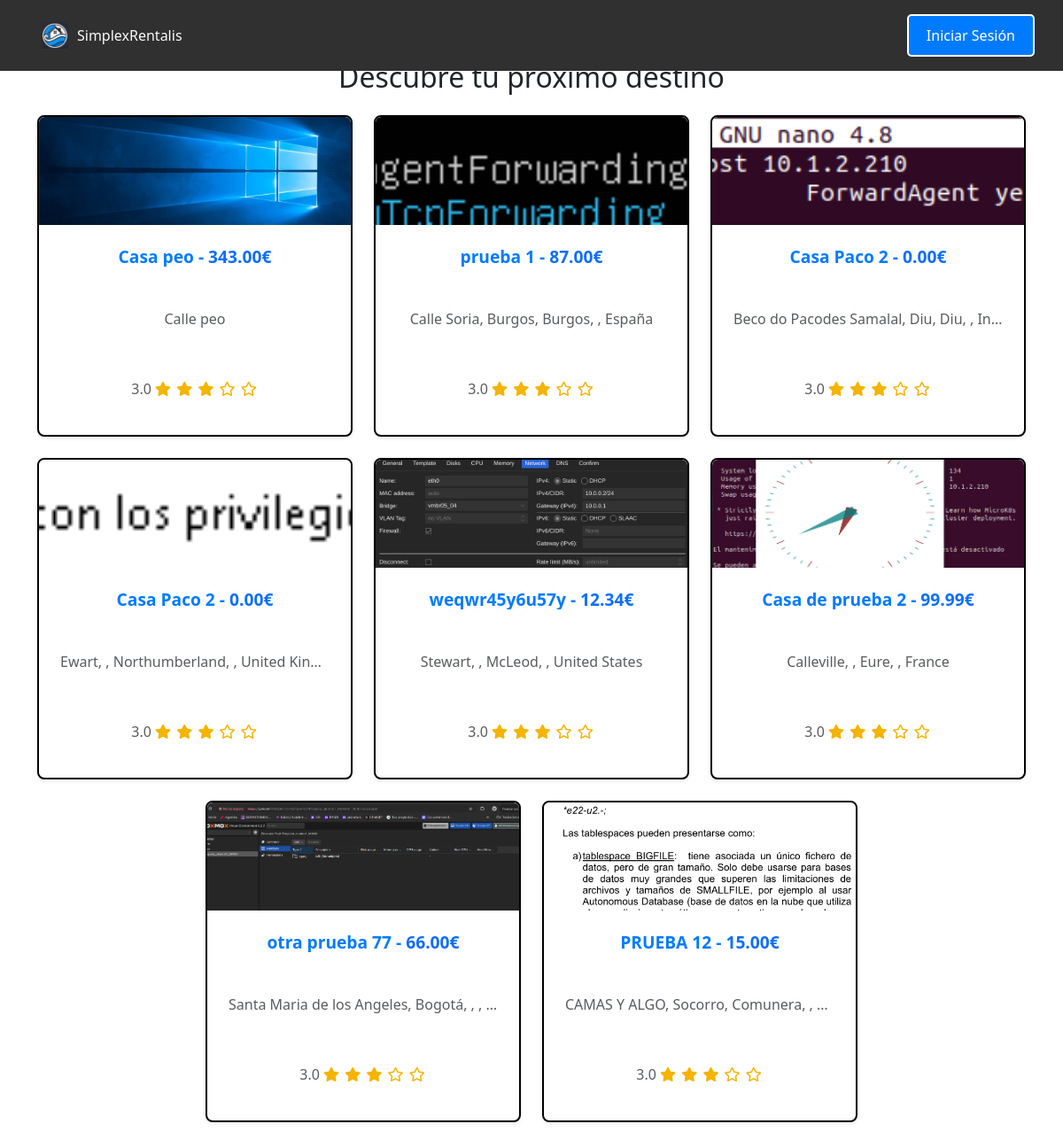
Page /propiedades/ on the committed database.
### SimplexRentalisAPP/models.py (models this page shows, shortened)
class Propiedades(models.Model):
    id = models.AutoField(primary_key=True)
    nombre = models.CharField(max_length=100, blank=False, null=False)
    descripcion = models.TextField(max_length=3000, blank=True, null=True)
    direccion = models.CharField(max_length=300, blank=False, null=False)
    precio_noche = MoneyField(max_digits=10, decimal_places=2, blank=False, null=False, default_currency='EUR')
    propietario = models.ForeignKey('User', on_delete=models.CASCADE, related_name='propiedades', blank=False, null=False)
    calificacion = models.DecimalField(
        default=3.0,
        blank=False,
        null=False,
        max_digits=3,
        validators=[MinValueValidator(1), MaxValueValidator(5)],
        decimal_places=1
    )
    permite_mascotas = models.BooleanField(default=False)
    en_mantenimiento = models.BooleanField(default=False)
    capacidad_maxima = models.IntegerField(default=1, blank=False, null=False)
    cantidad_banos = models.IntegerField(default=1, blank=False, null=False)
    cantidad_dormitorios = models.IntegerField(default=1, blank=False, null=False)
    galeria = models.ForeignKey('Galeria', on_delete=models.CASCADE, related_name='propiedades_galeria', blank=True, null=True)
    class Meta:
        constraints = [
            models.UniqueConstraint(fields=['direccion', 'propietario'], name='unique_direccion_propietario')
        ]

### SimplexRentalisAPP/views.py (the view)
# urls.py: path('propiedades/', views.propiedades, name='propiedades'),
def propiedades(request):
    propiedades = Propiedades.objects.prefetch_related('gallery_images').filter(en_mantenimiento=False)
    for propiedad in propiedades:
        portada = propiedad.gallery_images.filter(portada=True).order_by('id').first()
        if not portada:
            portada = propiedad.gallery_images.order_by('id').first()
        propiedad.portada = portada.imagen.url if portada else "/static/images/default_property.jpg"
    return render(request, 'SimplexRentalisAPP/propiedades_list.html', {'propiedades': propiedades})

### SimplexRentalisAPP/templates/SimplexRentalisAPP/propiedades_list.html (shortened to what this page needs)
{% extends 'base.html' %}
{% load static %}
{% block content %}
<div class="container mt-5">
    <div class="position-relative mb-4">
        <h2 class="text-center m-0">Descubre tu próximo destino</h2>
    </div>
    <div class="row justify-content-center">
        {% if propiedades %}
            {% for propiedad in propiedades %}
            <div class="col-12 col-md-6 col-lg-4 mb-4 d-flex align-items-stretch">
                <div class="propiedad-card-wrapper position-relative">
                    <a href="{% url 'propiedad_detallada' propiedad.pk %}" class="text-decoration-none">
                        <div class="card propiedad-card shadow-sm rounded-3 overflow-hidden" style="height: 100%; display: flex; flex-direction: column;">
                            <div class="card-image" style="height: 200px; overflow: hidden;">
                                {% if propiedad.portada %}
                                    <img src="{{ propiedad.portada }}" class="img-fluid rounded-top" alt="Imagen de {{ propiedad.nombre }}" style="width: 100%; height: 100%; object-fit: cover;">
                                {% else %}
                                    <div class="no-imagen d-flex justify-content-center align-items-center bg-light" style="height: 100%;">
                                        <p class="text-muted">No hay imagen disponible.</p>
                                    </div>
                                {% endif %}
                            </div>
                            <div class="card-body p-4" style="flex-grow: 1;">
                                <h5 class="card-title text-truncate">{{ propiedad.nombre }} - <span class="text-primary">{{ propiedad.precio_noche }}€</span></h5>
                                <p class="card-text text-muted text-truncate">{{ propiedad.direccion }}</p>
                                <p class="text-muted">{{ propiedad.calificacion|default:"-" }}
                                    <span class="stars">
                                        {% for i in "12345" %}
                                            {% if forloop.counter <= propiedad.calificacion %}
                                                <i class="fas fa-star"></i>
                                            {% else %}
                                                <i class="far fa-star"></i>
                                            {% endif %}
                                        {% endfor %}
                                    </span>
                                </p>
                            </div>
                        </div>
                    </a>
                </div>
            </div>
            {% endfor %}
        {% else %}
            <p class="text-center text-muted">No tienes propiedades registradas.</p>
        {% endif %}
    </div>
</div>
{% endblock %}

### SimplexRentalisAPP/templates/base.html (shortened to what this page needs)
<!DOCTYPE html>
<html lang="es">
<head>
  {% load static %}
  <link href="https://cdn.jsdelivr.net/npm/bootstrap@5.3.0-alpha3/dist/css/bootstrap.min.css" rel="stylesheet">
  <link rel="stylesheet" href="{% static 'css/style.css' %}">
  <link rel="stylesheet" href="https://cdnjs.cloudflare.com/ajax/libs/font-awesome/5.15.4/css/all.min.css">
</head>
<body>
  <div class="navbar">
    <div class="container-fluid d-flex justify-content-between align-items-center">
      <div class="d-flex align-items-center">
        <a href="/" class="menu-item text-light d-flex align-items-center me-3">
          <img src="{% static 'defaults/logo.png' %}" alt="Logo" style="width: 30px; height: 30px; margin-right: 10px;">
          SimplexRentalis
        </a>
      </div>
      <div class="d-flex align-items-center">
        <div id="userMenu" class="position-relative">
          {% if user.is_authenticated %}
            <a href="#" class="d-flex align-items-center" id="userDropdown" data-bs-toggle="dropdown" aria-expanded="false">
              {% if user.avatar %}
                <img src="{{ user.avatar.url }}" alt="Avatar" class="rounded-circle" style="width: 30px; height: 30px; margin-right: 10px;">
              {% else %}
                <img src="/media/defaults/default_avatar.png" alt="Avatar" class="rounded-circle" style="width: 30px; height: 30px; margin-right: 10px;">
              {% endif %}
              <span class="text-light">{{ user.username }}</span>
            </a>
            <ul class="dropdown-menu dropdown-menu-end" aria-labelledby="userDropdown">
              <li><a class="dropdown-item" href="{% url 'settings' %}">Configuración de la cuenta</a></li>
              <li><a class="dropdown-item" href="{% url 'logout' %}">Cerrar sesión</a></li>
            </ul>
          {% else %}
            <button class="btn btn-outline-light btn-login" data-bs-toggle="modal" data-bs-target="#loginModal">Iniciar Sesión</button>
          {% endif %}
        </div>
      </div>
    </div>
  </div>
  <div id="main-content">
    {% block content %}
    {% endblock %}
  </div>

### static/css/style.css (style rules this page uses)
.menu-item { padding: 15px; color: white; text-align: left; text-decoration: none; display: block; white-space: nowrap; }
.navbar { position: fixed; top: 0; left: 0; width: 100%; background-color: #303030; color: white; z-index: 900; padding: 10px 20px; }
.navbar .btn-login { color: white; border: 2px solid white; }
.navbar .container-fluid { display: flex; justify-content: flex-end; }
#main-content { margin-left: 60px; margin-top: 60px; padding: 20px; }
.propiedad-card { display: flex; flex-direction: column; border: 1px solid #ddd; border-radius: 5px; overflow: hidden; transition: box-shadow 0.3s; background-color: #ffffff; text-align: center; height: 100%; }
.col-12.col-md-6.col-lg-4 { display: flex; flex-direction: column; }
.row.justify-content-center { display: flex; justify-content: center; }
#main-content { max-width: 1200px; margin: auto; padding: 20px; }
.btn { background-color: #007bff; color: white; padding: 10px 20px; border-radius: 5px; text-decoration: none; }
.d-flex { display: flex; align-items: center; }
.d-flex .btn { flex-shrink: 0; }
.propiedad-card { display: block; border: 1px solid #ddd; border-radius: 10px; overflow: hidden; transition: box-shadow 0.3s, transform 0.3s ease-in-out; background-color: #ffffff; text-align: center; height: 100%; }
.card-body { padding: 20px; color: #333; flex-grow: 1; display: flex; flex-direction: column; justify-content: space-between; }
.card-title { font-size: 1.2rem; font-weight: bold; color: #007bff; }
.card-text { color: #666; font-size: 0.9rem; }
.card-image { height: 200px; overflow: hidden; }
.card-image img { width: 100%; height: 100%; object-fit: cover; }
.text-truncate { white-space: nowrap; overflow: hidden; text-overflow: ellipsis; }
.stars { color: #f0ad4e; }
.stars .fa-star, .stars .fa-star-half-alt, .stars .far.fa-star { margin-right: 2px; }
.propiedad-card-wrapper { position: relative; }
.card { height: 100%; display: flex; flex-direction: column; transition: transform 0.3s, box-shadow 0.3s; }
.propiedad-card { border: 2px solid #000000; border-radius: 10px; overflow: hidden; background: #fff; box-shadow: 0 4px 8px rgba(0, 0, 0, 0.1); }
.card-body { flex-grow: 1; padding: 1rem; }
.card-image { height: 250px; overflow: hidden; position: relative; width: 100%; }
.card-body { display: flex; flex-direction: column; justify-content: space-between; height: 100%; padding: 0 15px; box-sizing: border-box; }
.card-title { font-size: 1.2rem; font-weight: 600; line-height: 1.2; overflow: hidden; text-overflow: ellipsis; white-space: nowrap; }
.card-text { font-size: 1rem; color: #666; overflow: hidden; text-overflow: ellipsis; white-space: nowrap; }
.stars i { color: #f4b400; }

### rows in the picture
Propiedades: shows a picture, nombre "Casa peo", precio_noche "343.00", direccion "Calle peo", calificacion "3.0"
Propiedades: shows a picture, nombre "prueba 1", precio_noche "87.00", direccion "Calle Soria, Burgos, Burgos, , España", calificacion "3.0"
Propiedades: shows a picture, nombre "Casa Paco 2", precio_noche "0.00", direccion "Beco do Pacodes Samalal, Diu, Diu, , In…", calificacion "3.0"
Propiedades: shows a picture, nombre "Casa Paco 2", precio_noche "0.00", direccion "Ewart, , Northumberland, , United Kin…", calificacion "3.0"
Propiedades: shows a picture, nombre "weqwr45y6u57y", precio_noche "12.34", direccion "Stewart, , McLeod, , United States", calificacion "3.0"
Propiedades: shows a picture, nombre "Casa de prueba 2", precio_noche "99.99", direccion "Calleville, , Eure, , France", calificacion "3.0"
Propiedades: shows a picture, nombre "otra prueba 77", precio_noche "66.00", direccion "Santa Maria de los Angeles, Bogotá, , ,…", calificacion "3.0"
Propiedades: shows a picture, nombre "PRUEBA 12", precio_noche "15.00", direccion "CAMAS Y ALGO, Socorro, Comunera, ,…", calificacion "3.0"
